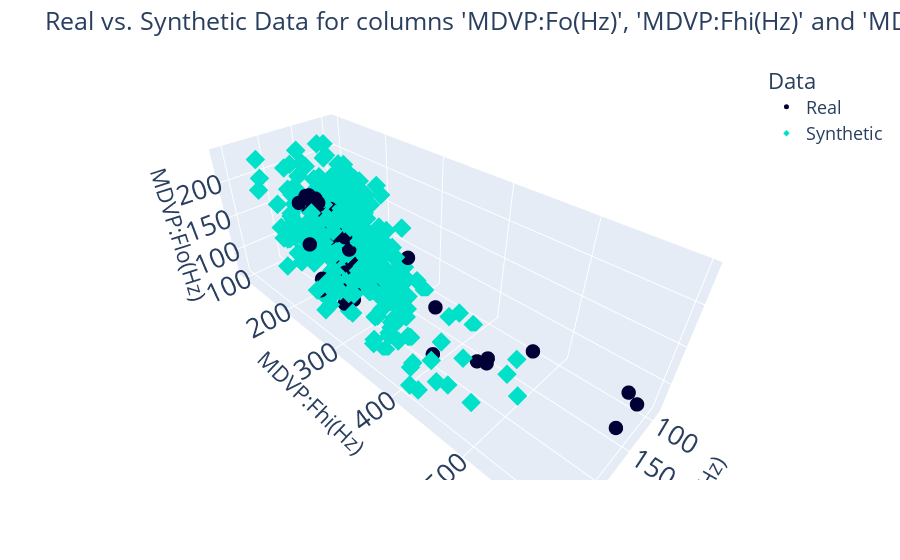

Notebook code cell kept with this figure:
### Code cell
PosCampoInicial = 1
compare_3d(DataPrincipal.iloc[:,PosCampoInicial:PosCampoInicial+3], DataSintetico.iloc[:,PosCampoInicial:PosCampoInicial+3]).show("vscode")

### Figure 1 — Plotly figure (JSON) as saved in the notebook; plotly's stock layout.template omitted (floating-point values rounded to 4 significant figures; data arrays with more than 128 entries replaced by an {"elided": "..."} marker saying what was removed)
{"data": [{"hovertemplate": "Data=Real<br>MDVP:Fo(Hz)=%{x}<br>MDVP:Fhi(Hz)=%{y}<br>MDVP:Flo(Hz)=%{z}<extra></extra>", "legendgroup": "Real", "marker": {"color": "#000036", "size": 5, "symbol": "circle"}, "mode": "markers", "name": "Real", "scene": "scene", "showlegend": true, "type": "scatter3d", "x": {"elided": "168 float values"}, "y": {"elided": "168 float values"}, "z": {"elided": "168 float values"}}, {"hovertemplate": "Data=Synthetic<br>MDVP:Fo(Hz)=%{x}<br>MDVP:Fhi(Hz)=%{y}<br>MDVP:Flo(Hz)=%{z}<extra></extra>", "legendgroup": "Synthetic", "marker": {"color": "#01E0C9", "size": 5, "symbol": "diamond"}, "mode": "markers", "name": "Synthetic", "scene": "scene", "showlegend": true, "type": "scatter3d", "x": {"elided": "500 float values"}, "y": {"elided": "500 float values"}, "z": {"elided": "500 float values"}}], "layout": {"font": {"size": 18}, "legend": {"title": {"text": "Data"}, "tracegroupgap": 0}, "margin": {"t": 60}, "plot_bgcolor": "#F5F5F8", "scene": {"domain": {"x": [0, 1], "y": [0, 1]}, "xaxis": {"title": {"text": "MDVP:Fo(Hz)"}}, "yaxis": {"title": {"text": "MDVP:Fhi(Hz)"}}, "zaxis": {"title": {"text": "MDVP:Flo(Hz)"}}}, "showlegend": true, "title": {"text": "Real vs. Synthetic Data for columns 'MDVP:Fo(Hz)', 'MDVP:Fhi(Hz)' and 'MDVP:Flo(Hz)'"}}}
